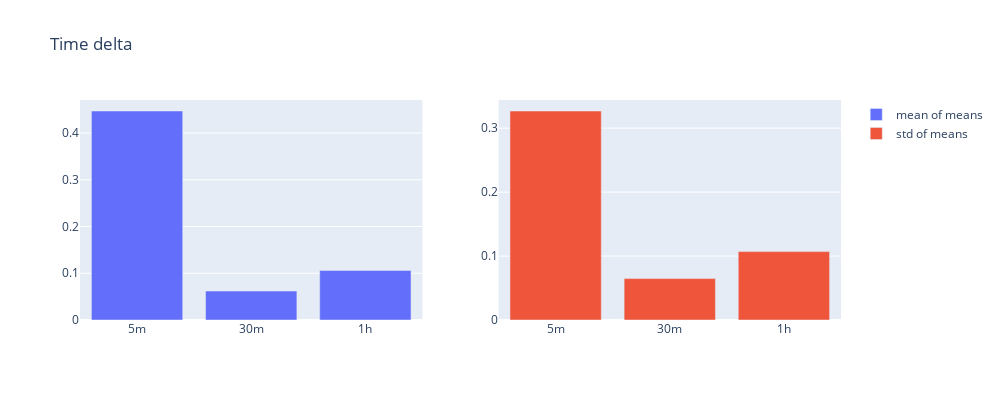

The notebook cell saved with this chart:
### Code cell
bar_plot("Time delta", timedelta)

### Figure 1 — Plotly figure (JSON) as saved in the notebook; plotly's stock layout.template omitted (floating-point values rounded to 4 significant figures)
{"data": [{"name": "mean of means", "type": "bar", "x": ["5m", "30m", "1h"], "xaxis": "x", "y": [0.447, 0.06187, 0.1059], "yaxis": "y"}, {"name": "std of means", "type": "bar", "x": ["5m", "30m", "1h"], "xaxis": "x2", "y": [0.3268, 0.06477, 0.1069], "yaxis": "y2"}], "layout": {"height": 400, "title": {"text": "Time delta"}, "width": 1000, "xaxis": {"anchor": "y", "autorange": true, "domain": [0, 0.45], "range": [-0.5, 2.5], "type": "category"}, "xaxis2": {"anchor": "y2", "autorange": true, "domain": [0.55, 1], "range": [-0.5, 2.5], "type": "category"}, "yaxis": {"anchor": "x", "autorange": true, "domain": [0, 1], "range": [0, 0.4705], "type": "linear"}, "yaxis2": {"anchor": "x2", "autorange": true, "domain": [0, 1], "range": [0, 0.344], "type": "linear"}}}
